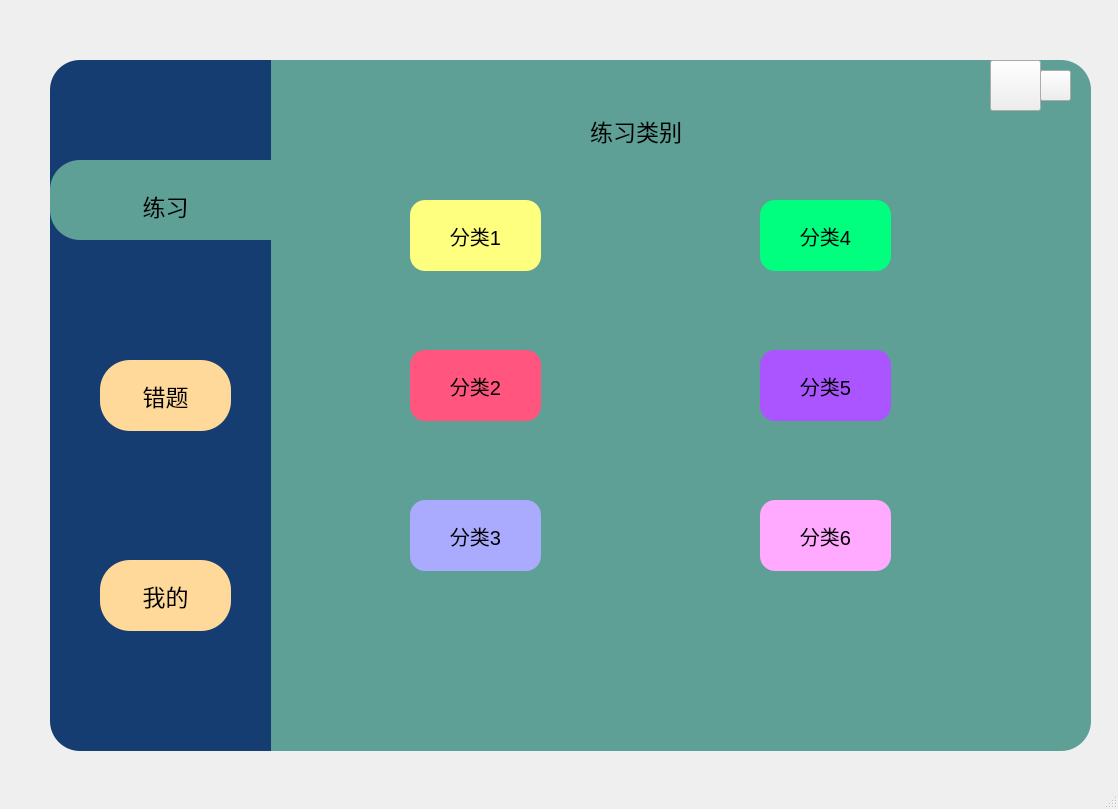
<?xml version="1.0" encoding="UTF-8"?>
<ui version="4.0">
 <class>MainWindow</class>
 <widget class="QMainWindow" name="MainWindow">
  <property name="geometry">
   <rect>
    <x>0</x>
    <y>0</y>
    <width>1118</width>
    <height>809</height>
   </rect>
  </property>
  <property name="sizePolicy">
   <sizepolicy hsizetype="Preferred" vsizetype="Preferred">
    <horstretch>0</horstretch>
    <verstretch>0</verstretch>
   </sizepolicy>
  </property>
  <property name="baseSize">
   <size>
    <width>0</width>
    <height>0</height>
   </size>
  </property>
  <property name="windowTitle">
   <string>UI_test</string>
  </property>
  <widget class="QWidget" name="centralwidget">
   <widget class="QLabel" name="exercise_class">
    <property name="geometry">
     <rect>
      <x>590</x>
      <y>100</y>
      <width>121</width>
      <height>61</height>
     </rect>
    </property>
    <property name="font">
     <font>
      <pointsize>17</pointsize>
     </font>
    </property>
    <property name="styleSheet">
     <string notr="true"/>
    </property>
    <property name="text">
     <string>练习类别</string>
    </property>
   </widget>
   <widget class="QPushButton" name="ex_class4">
    <property name="geometry">
     <rect>
      <x>760</x>
      <y>200</y>
      <width>131</width>
      <height>71</height>
     </rect>
    </property>
    <property name="font">
     <font>
      <pointsize>15</pointsize>
     </font>
    </property>
    <property name="styleSheet">
     <string notr="true">
QPushButton{
	background-color: rgb(0, 255, 127);
	border-radius:15px

}
QPushButton:pressed{
	padding-left:5px;
	padding-top:5px;
}</string>
    </property>
    <property name="text">
     <string>分类4</string>
    </property>
   </widget>
   <widget class="QPushButton" name="ex_class6">
    <property name="geometry">
     <rect>
      <x>760</x>
      <y>500</y>
      <width>131</width>
      <height>71</height>
     </rect>
    </property>
    <property name="font">
     <font>
      <pointsize>15</pointsize>
     </font>
    </property>
    <property name="styleSheet">
     <string notr="true">


QPushButton{
	background-color: rgb(255, 170, 255);
	border-radius:15px

}
QPushButton:pressed{
	padding-left:5px;
	padding-top:5px;
}</string>
    </property>
    <property name="text">
     <string>分类6</string>
    </property>
   </widget>
   <widget class="QPushButton" name="ex_class3">
    <property name="geometry">
     <rect>
      <x>410</x>
      <y>500</y>
      <width>131</width>
      <height>71</height>
     </rect>
    </property>
    <property name="font">
     <font>
      <pointsize>15</pointsize>
     </font>
    </property>
    <property name="styleSheet">
     <string notr="true">


QPushButton{
	background-color: rgb(170, 170, 255);
	border-radius:15px

}
QPushButton:pressed{
	padding-left:5px;
	padding-top:5px;
}</string>
    </property>
    <property name="text">
     <string>分类3</string>
    </property>
   </widget>
   <widget class="QFrame" name="frame">
    <property name="geometry">
     <rect>
      <x>50</x>
      <y>60</y>
      <width>221</width>
      <height>691</height>
     </rect>
    </property>
    <property name="styleSheet">
     <string notr="true">QFrame{
	background-color: rgb(21,61,114);
	border-top-left-radius:30px;
	border-bottom-left-radius:30px;
}</string>
    </property>
    <property name="frameShape">
     <enum>QFrame::StyledPanel</enum>
    </property>
    <property name="frameShadow">
     <enum>QFrame::Raised</enum>
    </property>
    <widget class="QPushButton" name="Bt_mine">
     <property name="geometry">
      <rect>
       <x>50</x>
       <y>500</y>
       <width>131</width>
       <height>71</height>
      </rect>
     </property>
     <property name="font">
      <font>
       <pointsize>17</pointsize>
      </font>
     </property>
     <property name="styleSheet">
      <string notr="true">QPushButton{
	background-color: rgb(255,217,154);
	border-radius:30px

}
QPushButton:pressed{
	padding-left:5px;
	padding-top:5px;
}</string>
     </property>
     <property name="text">
      <string>我的</string>
     </property>
    </widget>
    <widget class="QFrame" name="frame_2">
     <property name="geometry">
      <rect>
       <x>0</x>
       <y>100</y>
       <width>221</width>
       <height>80</height>
      </rect>
     </property>
     <property name="styleSheet">
      <string notr="true">background-color: rgb(94,159,150);
border-top-left-radius:30px;
	border-bottom-left-radius:30px;</string>
     </property>
     <property name="frameShape">
      <enum>QFrame::StyledPanel</enum>
     </property>
     <property name="frameShadow">
      <enum>QFrame::Raised</enum>
     </property>
     <widget class="QPushButton" name="Bt_exercise">
      <property name="geometry">
       <rect>
        <x>50</x>
        <y>10</y>
        <width>131</width>
        <height>71</height>
       </rect>
      </property>
      <property name="font">
       <font>
        <pointsize>17</pointsize>
        <underline>false</underline>
        <strikeout>false</strikeout>
       </font>
      </property>
      <property name="styleSheet">
       <string notr="true">QPushButton{	

	border-radius:30px
}
QPushButton:pressed{
	padding-left:5px;
	padding-top:5px;
}</string>
      </property>
      <property name="text">
       <string>练习</string>
      </property>
     </widget>
    </widget>
    <widget class="QPushButton" name="Bt_wrong">
     <property name="geometry">
      <rect>
       <x>50</x>
       <y>300</y>
       <width>131</width>
       <height>71</height>
      </rect>
     </property>
     <property name="font">
      <font>
       <pointsize>17</pointsize>
       <weight>50</weight>
       <bold>false</bold>
      </font>
     </property>
     <property name="styleSheet">
      <string notr="true">QPushButton{
	background-color: rgb(255,217,154);
	color: rgb(0, 0, 0);
	border-radius:30px

}
QPushButton:pressed{
	padding-left:5px;
	padding-top:5px;
}</string>
     </property>
     <property name="text">
      <string>错题</string>
     </property>
    </widget>
   </widget>
   <widget class="QPushButton" name="ex_class2">
    <property name="geometry">
     <rect>
      <x>410</x>
      <y>350</y>
      <width>131</width>
      <height>71</height>
     </rect>
    </property>
    <property name="font">
     <font>
      <pointsize>15</pointsize>
     </font>
    </property>
    <property name="autoFillBackground">
     <bool>false</bool>
    </property>
    <property name="styleSheet">
     <string notr="true">QPushButton{
	background-color: rgb(255, 85, 127);
	border-radius:15px

}
QPushButton:pressed{
	padding-left:5px;
	padding-top:5px;
}</string>
    </property>
    <property name="text">
     <string>分类2</string>
    </property>
   </widget>
   <widget class="QPushButton" name="ex_class5">
    <property name="geometry">
     <rect>
      <x>760</x>
      <y>350</y>
      <width>131</width>
      <height>71</height>
     </rect>
    </property>
    <property name="font">
     <font>
      <pointsize>15</pointsize>
     </font>
    </property>
    <property name="styleSheet">
     <string notr="true">

QPushButton{
	background-color:rgb(170, 85, 255);
	border-radius:15px

}
QPushButton:pressed{
	padding-left:5px;
	padding-top:5px;
}</string>
    </property>
    <property name="text">
     <string>分类5</string>
    </property>
   </widget>
   <widget class="QLabel" name="label_drag">
    <property name="geometry">
     <rect>
      <x>270</x>
      <y>60</y>
      <width>821</width>
      <height>691</height>
     </rect>
    </property>
    <property name="styleSheet">
     <string notr="true">QFrame{
	background-color: rgb(94,159,150);
	border-top-right-radius:30px;
	border-bottom-right-radius:30px;
}</string>
    </property>
    <property name="text">
     <string/>
    </property>
   </widget>
   <widget class="QPushButton" name="ex_class1">
    <property name="geometry">
     <rect>
      <x>410</x>
      <y>200</y>
      <width>131</width>
      <height>71</height>
     </rect>
    </property>
    <property name="font">
     <font>
      <pointsize>15</pointsize>
     </font>
    </property>
    <property name="styleSheet">
     <string notr="true">
QPushButton{
	background-color: rgb(255, 255, 127);
	border-radius:15px

}
QPushButton:pressed{
	padding-left:5px;
	padding-top:5px;
}</string>
    </property>
    <property name="text">
     <string>分类1</string>
    </property>
   </widget>
   <widget class="QPushButton" name="Bt_minimise">
    <property name="geometry">
     <rect>
      <x>990</x>
      <y>60</y>
      <width>51</width>
      <height>51</height>
     </rect>
    </property>
    <property name="styleSheet">
     <string notr="true">border-image: url(:/新前缀/最小化.png);</string>
    </property>
    <property name="text">
     <string/>
    </property>
   </widget>
   <widget class="QPushButton" name="Bt_exit">
    <property name="geometry">
     <rect>
      <x>1040</x>
      <y>70</y>
      <width>31</width>
      <height>31</height>
     </rect>
    </property>
    <property name="styleSheet">
     <string notr="true">border-image: url(:/新前缀/关闭窗口.png);</string>
    </property>
    <property name="text">
     <string/>
    </property>
   </widget>
   <zorder>label_drag</zorder>
   <zorder>exercise_class</zorder>
   <zorder>ex_class4</zorder>
   <zorder>ex_class6</zorder>
   <zorder>ex_class3</zorder>
   <zorder>frame</zorder>
   <zorder>ex_class2</zorder>
   <zorder>ex_class5</zorder>
   <zorder>ex_class1</zorder>
   <zorder>Bt_minimise</zorder>
   <zorder>Bt_exit</zorder>
  </widget>
  <widget class="QStatusBar" name="statusbar"/>
 </widget>
 <resources>
  <include location="Resources.qrc"/>
 </resources>
 <connections>
  <connection>
   <sender>Bt_exit</sender>
   <signal>clicked()</signal>
   <receiver>MainWindow</receiver>
   <slot>close()</slot>
   <hints>
    <hint type="sourcelabel">
     <x>1056</x>
     <y>83</y>
    </hint>
    <hint type="destinationlabel">
     <x>1105</x>
     <y>210</y>
    </hint>
   </hints>
  </connection>
  <connection>
   <sender>Bt_minimise</sender>
   <signal>clicked()</signal>
   <receiver>MainWindow</receiver>
   <slot>showMinimized()</slot>
   <hints>
    <hint type="sourcelabel">
     <x>1016</x>
     <y>87</y>
    </hint>
    <hint type="destinationlabel">
     <x>693</x>
     <y>34</y>
    </hint>
   </hints>
  </connection>
 </connections>
</ui>
